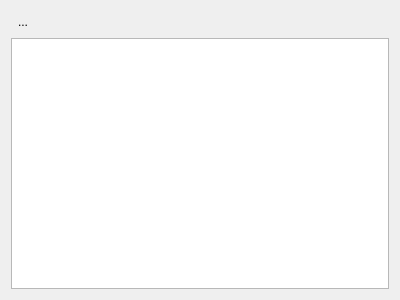
<?xml version="1.0" encoding="UTF-8"?>
<ui version="4.0">
 <class>Form</class>
 <widget class="QWidget" name="Form">
  <property name="geometry">
   <rect>
    <x>0</x>
    <y>0</y>
    <width>400</width>
    <height>300</height>
   </rect>
  </property>
  <property name="windowTitle">
   <string>Form</string>
  </property>
  <layout class="QGridLayout" name="gridLayout">
   <item row="1" column="0">
    <widget class="QTableView" name="tableView"/>
   </item>
   <item row="0" column="0">
    <widget class="QToolButton" name="updateButton">
     <property name="text">
      <string>...</string>
     </property>
     <property name="icon">
      <iconset resource="Experiment.qrc">
       <normaloff>:/openicon/icons/update_misc.png</normaloff>:/openicon/icons/update_misc.png</iconset>
     </property>
     <property name="autoRaise">
      <bool>true</bool>
     </property>
    </widget>
   </item>
  </layout>
 </widget>
 <resources>
  <include location="Experiment.qrc"/>
 </resources>
 <connections/>
</ui>
